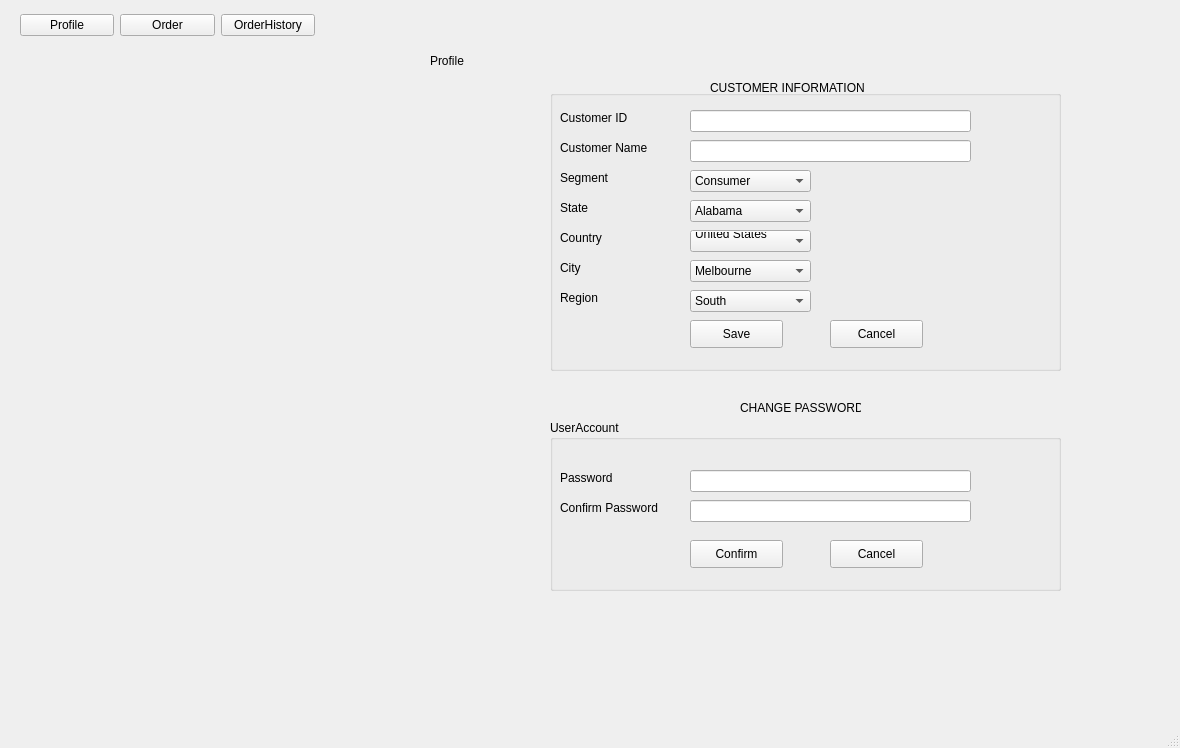
<?xml version="1.0" encoding="UTF-8"?>
<ui version="4.0">
 <class>MainWindow</class>
 <widget class="QMainWindow" name="MainWindow">
  <property name="geometry">
   <rect>
    <x>0</x>
    <y>0</y>
    <width>1180</width>
    <height>748</height>
   </rect>
  </property>
  <property name="windowTitle">
   <string>MainWindow</string>
  </property>
  <widget class="QWidget" name="centralwidget">
   <widget class="QStackedWidget" name="stackedWidget">
    <property name="geometry">
     <rect>
      <x>20</x>
      <y>30</y>
      <width>1161</width>
      <height>641</height>
     </rect>
    </property>
    <widget class="QWidget" name="Profile">
     <widget class="QLabel" name="label_25">
      <property name="geometry">
       <rect>
        <x>410</x>
        <y>0</y>
        <width>231</width>
        <height>61</height>
       </rect>
      </property>
      <property name="baseSize">
       <size>
        <width>13</width>
        <height>3</height>
       </size>
      </property>
      <property name="styleSheet">
       <string notr="true">font: 75 24pt &quot;MS Shell Dlg 2&quot;;</string>
      </property>
      <property name="lineWidth">
       <number>2</number>
      </property>
      <property name="midLineWidth">
       <number>34</number>
      </property>
      <property name="text">
       <string>Profile</string>
      </property>
     </widget>
     <widget class="QGroupBox" name="groupBox_2">
      <property name="geometry">
       <rect>
        <x>530</x>
        <y>390</y>
        <width>511</width>
        <height>171</height>
       </rect>
      </property>
      <property name="title">
       <string>UserAccount</string>
      </property>
      <widget class="QLineEdit" name="lineEdit_28">
       <property name="geometry">
        <rect>
         <x>140</x>
         <y>50</y>
         <width>281</width>
         <height>22</height>
        </rect>
       </property>
       <property name="text">
        <string/>
       </property>
      </widget>
      <widget class="QLabel" name="label_23">
       <property name="geometry">
        <rect>
         <x>10</x>
         <y>50</y>
         <width>81</width>
         <height>16</height>
        </rect>
       </property>
       <property name="text">
        <string>Password</string>
       </property>
      </widget>
      <widget class="QLabel" name="label_24">
       <property name="geometry">
        <rect>
         <x>10</x>
         <y>80</y>
         <width>111</width>
         <height>16</height>
        </rect>
       </property>
       <property name="text">
        <string>Confirm Password</string>
       </property>
      </widget>
      <widget class="QLineEdit" name="lineEdit_29">
       <property name="geometry">
        <rect>
         <x>140</x>
         <y>80</y>
         <width>281</width>
         <height>22</height>
        </rect>
       </property>
       <property name="text">
        <string/>
       </property>
      </widget>
      <widget class="QPushButton" name="pushButton">
       <property name="geometry">
        <rect>
         <x>140</x>
         <y>120</y>
         <width>93</width>
         <height>28</height>
        </rect>
       </property>
       <property name="text">
        <string>Confirm</string>
       </property>
      </widget>
      <widget class="QPushButton" name="pushButton_2">
       <property name="geometry">
        <rect>
         <x>280</x>
         <y>120</y>
         <width>93</width>
         <height>28</height>
        </rect>
       </property>
       <property name="text">
        <string>Cancel</string>
       </property>
      </widget>
     </widget>
     <widget class="QLabel" name="label_26">
      <property name="geometry">
       <rect>
        <x>720</x>
        <y>370</y>
        <width>121</width>
        <height>16</height>
       </rect>
      </property>
      <property name="text">
       <string>CHANGE PASSWORD</string>
      </property>
     </widget>
     <widget class="QLabel" name="label_27">
      <property name="geometry">
       <rect>
        <x>690</x>
        <y>50</y>
        <width>171</width>
        <height>16</height>
       </rect>
      </property>
      <property name="mouseTracking">
       <bool>false</bool>
      </property>
      <property name="tabletTracking">
       <bool>false</bool>
      </property>
      <property name="text">
       <string>CUSTOMER INFORMATION</string>
      </property>
     </widget>
     <widget class="QGroupBox" name="groupBox">
      <property name="geometry">
       <rect>
        <x>530</x>
        <y>60</y>
        <width>511</width>
        <height>281</height>
       </rect>
      </property>
      <property name="title">
       <string/>
      </property>
      <widget class="QLabel" name="label">
       <property name="geometry">
        <rect>
         <x>10</x>
         <y>20</y>
         <width>81</width>
         <height>16</height>
        </rect>
       </property>
       <property name="text">
        <string>Customer ID</string>
       </property>
      </widget>
      <widget class="QLineEdit" name="lineEdit">
       <property name="geometry">
        <rect>
         <x>140</x>
         <y>20</y>
         <width>281</width>
         <height>22</height>
        </rect>
       </property>
      </widget>
      <widget class="QLabel" name="label_2">
       <property name="geometry">
        <rect>
         <x>10</x>
         <y>50</y>
         <width>101</width>
         <height>16</height>
        </rect>
       </property>
       <property name="text">
        <string>Customer Name</string>
       </property>
      </widget>
      <widget class="QLineEdit" name="lineEdit_2">
       <property name="geometry">
        <rect>
         <x>140</x>
         <y>50</y>
         <width>281</width>
         <height>22</height>
        </rect>
       </property>
      </widget>
      <widget class="QLabel" name="label_3">
       <property name="geometry">
        <rect>
         <x>10</x>
         <y>80</y>
         <width>81</width>
         <height>16</height>
        </rect>
       </property>
       <property name="text">
        <string>Segment</string>
       </property>
      </widget>
      <widget class="QLabel" name="label_4">
       <property name="geometry">
        <rect>
         <x>10</x>
         <y>140</y>
         <width>81</width>
         <height>16</height>
        </rect>
       </property>
       <property name="text">
        <string>Country</string>
       </property>
      </widget>
      <widget class="QLabel" name="label_5">
       <property name="geometry">
        <rect>
         <x>10</x>
         <y>110</y>
         <width>81</width>
         <height>16</height>
        </rect>
       </property>
       <property name="text">
        <string>State</string>
       </property>
      </widget>
      <widget class="QLabel" name="label_6">
       <property name="geometry">
        <rect>
         <x>10</x>
         <y>170</y>
         <width>81</width>
         <height>16</height>
        </rect>
       </property>
       <property name="text">
        <string>City</string>
       </property>
      </widget>
      <widget class="QLabel" name="label_7">
       <property name="geometry">
        <rect>
         <x>10</x>
         <y>200</y>
         <width>81</width>
         <height>16</height>
        </rect>
       </property>
       <property name="text">
        <string>Region</string>
       </property>
      </widget>
      <widget class="QComboBox" name="comboBox">
       <property name="geometry">
        <rect>
         <x>140</x>
         <y>200</y>
         <width>121</width>
         <height>22</height>
        </rect>
       </property>
       <item>
        <property name="text">
         <string>South</string>
        </property>
       </item>
       <item>
        <property name="text">
         <string>West</string>
        </property>
       </item>
       <item>
        <property name="text">
         <string>Central</string>
        </property>
       </item>
       <item>
        <property name="text">
         <string>East</string>
        </property>
       </item>
      </widget>
      <widget class="QComboBox" name="comboBox_2">
       <property name="geometry">
        <rect>
         <x>140</x>
         <y>80</y>
         <width>121</width>
         <height>22</height>
        </rect>
       </property>
       <item>
        <property name="text">
         <string>Consumer</string>
        </property>
       </item>
       <item>
        <property name="text">
         <string>Home Office</string>
        </property>
       </item>
       <item>
        <property name="text">
         <string>Corporate
</string>
        </property>
       </item>
      </widget>
      <widget class="QComboBox" name="comboBox_3">
       <property name="geometry">
        <rect>
         <x>140</x>
         <y>140</y>
         <width>121</width>
         <height>22</height>
        </rect>
       </property>
       <item>
        <property name="text">
         <string>United States
</string>
        </property>
       </item>
      </widget>
      <widget class="QComboBox" name="comboBox_4">
       <property name="geometry">
        <rect>
         <x>140</x>
         <y>170</y>
         <width>121</width>
         <height>22</height>
        </rect>
       </property>
       <item>
        <property name="text">
         <string>Melbourne</string>
        </property>
       </item>
       <item>
        <property name="text">
         <string>Orland Park</string>
        </property>
       </item>
       <item>
        <property name="text">
         <string>Whittier</string>
        </property>
       </item>
       <item>
        <property name="text">
         <string>Chapel Hill</string>
        </property>
       </item>
       <item>
        <property name="text">
         <string>Layton</string>
        </property>
       </item>
       <item>
        <property name="text">
         <string>Lindenhurst</string>
        </property>
       </item>
       <item>
        <property name="text">
         <string>Rochester Hills</string>
        </property>
       </item>
       <item>
        <property name="text">
         <string>Lake Elsinore</string>
        </property>
       </item>
       <item>
        <property name="text">
         <string>Linden</string>
        </property>
       </item>
       <item>
        <property name="text">
         <string>Murrieta</string>
        </property>
       </item>
       <item>
        <property name="text">
         <string>Jefferson City</string>
        </property>
       </item>
       <item>
        <property name="text">
         <string>Saint Peters</string>
        </property>
       </item>
       <item>
        <property name="text">
         <string>Antioch</string>
        </property>
       </item>
       <item>
        <property name="text">
         <string>Cedar Rapids</string>
        </property>
       </item>
       <item>
        <property name="text">
         <string>Pico Rivera</string>
        </property>
       </item>
       <item>
        <property name="text">
         <string>Keller</string>
        </property>
       </item>
       <item>
        <property name="text">
         <string>Port Orange</string>
        </property>
       </item>
       <item>
        <property name="text">
         <string>Missoula</string>
        </property>
       </item>
       <item>
        <property name="text">
         <string>Ontario</string>
        </property>
       </item>
       <item>
        <property name="text">
         <string>Ormond Beach</string>
        </property>
       </item>
       <item>
        <property name="text">
         <string>Littleton</string>
        </property>
       </item>
       <item>
        <property name="text">
         <string>Holyoke</string>
        </property>
       </item>
       <item>
        <property name="text">
         <string>La Quinta</string>
        </property>
       </item>
       <item>
        <property name="text">
         <string>Vacaville</string>
        </property>
       </item>
       <item>
        <property name="text">
         <string>Waukesha</string>
        </property>
       </item>
       <item>
        <property name="text">
         <string>Billings</string>
        </property>
       </item>
       <item>
        <property name="text">
         <string>Missouri City</string>
        </property>
       </item>
       <item>
        <property name="text">
         <string>San Mateo</string>
        </property>
       </item>
       <item>
        <property name="text">
         <string>Yucaipa</string>
        </property>
       </item>
       <item>
        <property name="text">
         <string>Conroe</string>
        </property>
       </item>
       <item>
        <property name="text">
         <string>Tinley Park</string>
        </property>
       </item>
       <item>
        <property name="text">
         <string>Rock Hill</string>
        </property>
       </item>
       <item>
        <property name="text">
         <string>Manhattan</string>
        </property>
       </item>
       <item>
        <property name="text">
         <string>Champaign</string>
        </property>
       </item>
       <item>
        <property name="text">
         <string>Baytown</string>
        </property>
       </item>
       <item>
        <property name="text">
         <string>Deer Park</string>
        </property>
       </item>
       <item>
        <property name="text">
         <string>Iowa City</string>
        </property>
       </item>
       <item>
        <property name="text">
         <string>Citrus Heights</string>
        </property>
       </item>
       <item>
        <property name="text">
         <string>Portage</string>
        </property>
       </item>
       <item>
        <property name="text">
         <string>Margate</string>
        </property>
       </item>
       <item>
        <property name="text">
         <string>Pensacola</string>
        </property>
       </item>
       <item>
        <property name="text">
         <string>Grand Island</string>
        </property>
       </item>
       <item>
        <property name="text">
         <string>Rogers</string>
        </property>
       </item>
      </widget>
      <widget class="QComboBox" name="comboBox_5">
       <property name="geometry">
        <rect>
         <x>140</x>
         <y>110</y>
         <width>121</width>
         <height>22</height>
        </rect>
       </property>
       <item>
        <property name="text">
         <string>Alabama</string>
        </property>
       </item>
       <item>
        <property name="text">
         <string>Arizona</string>
        </property>
       </item>
       <item>
        <property name="text">
         <string>Arkansas</string>
        </property>
       </item>
       <item>
        <property name="text">
         <string>California</string>
        </property>
       </item>
       <item>
        <property name="text">
         <string>Colorado</string>
        </property>
       </item>
       <item>
        <property name="text">
         <string>Connecticut</string>
        </property>
       </item>
       <item>
        <property name="text">
         <string>Delaware</string>
        </property>
       </item>
       <item>
        <property name="text">
         <string>District of Columbia</string>
        </property>
       </item>
       <item>
        <property name="text">
         <string>Georgia</string>
        </property>
       </item>
       <item>
        <property name="text">
         <string>Florida</string>
        </property>
       </item>
       <item>
        <property name="text">
         <string>Idaho</string>
        </property>
       </item>
       <item>
        <property name="text">
         <string>Illinois</string>
        </property>
       </item>
       <item>
        <property name="text">
         <string>Indiana</string>
        </property>
       </item>
       <item>
        <property name="text">
         <string>Iowa</string>
        </property>
       </item>
       <item>
        <property name="text">
         <string>Kansas</string>
        </property>
       </item>
       <item>
        <property name="text">
         <string>Kentucky</string>
        </property>
       </item>
       <item>
        <property name="text">
         <string>Louisiana</string>
        </property>
       </item>
       <item>
        <property name="text">
         <string>Maine</string>
        </property>
       </item>
       <item>
        <property name="text">
         <string>Maryland</string>
        </property>
       </item>
       <item>
        <property name="text">
         <string>Massachusetts</string>
        </property>
       </item>
       <item>
        <property name="text">
         <string>Michigan</string>
        </property>
       </item>
       <item>
        <property name="text">
         <string>Minnesota</string>
        </property>
       </item>
       <item>
        <property name="text">
         <string>Mississippi</string>
        </property>
       </item>
       <item>
        <property name="text">
         <string>Missouri</string>
        </property>
       </item>
       <item>
        <property name="text">
         <string>Montana</string>
        </property>
       </item>
       <item>
        <property name="text">
         <string>Nebraska</string>
        </property>
       </item>
       <item>
        <property name="text">
         <string>Nevada</string>
        </property>
       </item>
       <item>
        <property name="text">
         <string>New Hampshire</string>
        </property>
       </item>
       <item>
        <property name="text">
         <string>New Jersey</string>
        </property>
       </item>
       <item>
        <property name="text">
         <string>New Mexico</string>
        </property>
       </item>
       <item>
        <property name="text">
         <string>New York</string>
        </property>
       </item>
       <item>
        <property name="text">
         <string>North Carolina</string>
        </property>
       </item>
       <item>
        <property name="text">
         <string>North Dakota</string>
        </property>
       </item>
       <item>
        <property name="text">
         <string>Ohio</string>
        </property>
       </item>
       <item>
        <property name="text">
         <string>Oklahoma</string>
        </property>
       </item>
       <item>
        <property name="text">
         <string>Oregon</string>
        </property>
       </item>
       <item>
        <property name="text">
         <string>Pennsylvania</string>
        </property>
       </item>
       <item>
        <property name="text">
         <string>Rhode Island</string>
        </property>
       </item>
       <item>
        <property name="text">
         <string>South Carolina</string>
        </property>
       </item>
       <item>
        <property name="text">
         <string>South Dakota</string>
        </property>
       </item>
       <item>
        <property name="text">
         <string>Tennessee</string>
        </property>
       </item>
       <item>
        <property name="text">
         <string>Texas</string>
        </property>
       </item>
       <item>
        <property name="text">
         <string>Utah</string>
        </property>
       </item>
       <item>
        <property name="text">
         <string>Vermont</string>
        </property>
       </item>
       <item>
        <property name="text">
         <string>Virginia</string>
        </property>
       </item>
       <item>
        <property name="text">
         <string>Washington</string>
        </property>
       </item>
       <item>
        <property name="text">
         <string>West Virginia</string>
        </property>
       </item>
       <item>
        <property name="text">
         <string>Wisconsin</string>
        </property>
       </item>
       <item>
        <property name="text">
         <string>Wyoming</string>
        </property>
       </item>
      </widget>
      <widget class="QPushButton" name="pushButton_3">
       <property name="geometry">
        <rect>
         <x>280</x>
         <y>230</y>
         <width>93</width>
         <height>28</height>
        </rect>
       </property>
       <property name="text">
        <string>Cancel</string>
       </property>
      </widget>
      <widget class="QPushButton" name="pushButton_4">
       <property name="geometry">
        <rect>
         <x>140</x>
         <y>230</y>
         <width>93</width>
         <height>28</height>
        </rect>
       </property>
       <property name="text">
        <string>Save</string>
       </property>
      </widget>
     </widget>
    </widget>
    <widget class="QWidget" name="Order">
     <widget class="QGroupBox" name="Menu">
      <property name="geometry">
       <rect>
        <x>1</x>
        <y>11</y>
        <width>511</width>
        <height>599</height>
       </rect>
      </property>
      <property name="title">
       <string/>
      </property>
      <widget class="QWidget" name="horizontalLayoutWidget_3">
       <property name="geometry">
        <rect>
         <x>10</x>
         <y>20</y>
         <width>491</width>
         <height>31</height>
        </rect>
       </property>
       <layout class="QHBoxLayout" name="Search">
        <item>
         <widget class="QLabel" name="Search_TItile">
          <property name="text">
           <string>Search Product: </string>
          </property>
         </widget>
        </item>
        <item>
         <widget class="QLineEdit" name="Search_Line">
          <property name="text">
           <string/>
          </property>
         </widget>
        </item>
        <item>
         <widget class="QPushButton" name="Search_But">
          <property name="text">
           <string>Search!</string>
          </property>
         </widget>
        </item>
       </layout>
      </widget>
      <widget class="QTableWidget" name="Search_Table">
       <property name="geometry">
        <rect>
         <x>10</x>
         <y>60</y>
         <width>491</width>
         <height>181</height>
        </rect>
       </property>
       <column>
        <property name="text">
         <string>Product Name</string>
        </property>
       </column>
       <column>
        <property name="text">
         <string>Price</string>
        </property>
       </column>
       <column>
        <property name="text">
         <string>Quanity</string>
        </property>
       </column>
       <column>
        <property name="text">
         <string>Discount</string>
        </property>
       </column>
      </widget>
      <widget class="QGroupBox" name="Relative">
       <property name="geometry">
        <rect>
         <x>10</x>
         <y>250</y>
         <width>491</width>
         <height>331</height>
        </rect>
       </property>
       <property name="title">
        <string/>
       </property>
       <widget class="QLabel" name="Relative_title">
        <property name="geometry">
         <rect>
          <x>10</x>
          <y>10</y>
          <width>291</width>
          <height>31</height>
         </rect>
        </property>
        <property name="text">
         <string>RELATIVE PRODUCT.....</string>
        </property>
       </widget>
       <widget class="QTableWidget" name="Relative_Table">
        <property name="geometry">
         <rect>
          <x>0</x>
          <y>60</y>
          <width>481</width>
          <height>251</height>
         </rect>
        </property>
        <column>
         <property name="text">
          <string>Product Name</string>
         </property>
        </column>
        <column>
         <property name="text">
          <string>Price</string>
         </property>
        </column>
        <column>
         <property name="text">
          <string>Discount</string>
         </property>
        </column>
       </widget>
      </widget>
     </widget>
     <widget class="QGroupBox" name="CreateOrder">
      <property name="geometry">
       <rect>
        <x>519</x>
        <y>11</y>
        <width>631</width>
        <height>599</height>
       </rect>
      </property>
      <property name="title">
       <string/>
      </property>
      <widget class="QFrame" name="frame">
       <property name="geometry">
        <rect>
         <x>0</x>
         <y>20</y>
         <width>621</width>
         <height>81</height>
        </rect>
       </property>
       <property name="frameShape">
        <enum>QFrame::StyledPanel</enum>
       </property>
       <property name="frameShadow">
        <enum>QFrame::Raised</enum>
       </property>
       <widget class="QWidget" name="horizontalLayoutWidget_4">
        <property name="geometry">
         <rect>
          <x>10</x>
          <y>0</y>
          <width>601</width>
          <height>80</height>
         </rect>
        </property>
        <layout class="QHBoxLayout" name="horizontalLayout_3">
         <item>
          <widget class="QPushButton" name="pushButton_6">
           <property name="text">
            <string>+</string>
           </property>
          </widget>
         </item>
         <item>
          <widget class="QPushButton" name="pushButton_5">
           <property name="text">
            <string>-</string>
           </property>
          </widget>
         </item>
         <item>
          <widget class="QLabel" name="label_8">
           <property name="text">
            <string>Order ID:</string>
           </property>
          </widget>
         </item>
         <item>
          <widget class="QLineEdit" name="lineEdit_3"/>
         </item>
         <item>
          <widget class="QLabel" name="label_9">
           <property name="text">
            <string>Total: </string>
           </property>
          </widget>
         </item>
         <item>
          <widget class="QLineEdit" name="lineEdit_4"/>
         </item>
         <item>
          <widget class="QPushButton" name="pushButton_8">
           <property name="text">
            <string>Save</string>
           </property>
          </widget>
         </item>
        </layout>
       </widget>
      </widget>
      <widget class="QTableWidget" name="Search_Table_2">
       <property name="geometry">
        <rect>
         <x>10</x>
         <y>110</y>
         <width>611</width>
         <height>461</height>
        </rect>
       </property>
       <column>
        <property name="text">
         <string>Product ID</string>
        </property>
       </column>
       <column>
        <property name="text">
         <string>Product Name</string>
        </property>
       </column>
       <column>
        <property name="text">
         <string>Quanity</string>
        </property>
       </column>
       <column>
        <property name="text">
         <string>Discount</string>
        </property>
       </column>
       <column>
        <property name="text">
         <string>Price (After Discount)</string>
        </property>
       </column>
      </widget>
     </widget>
    </widget>
    <widget class="QWidget" name="Orderhistory">
     <widget class="QWidget" name="horizontalLayoutWidget_2">
      <property name="geometry">
       <rect>
        <x>0</x>
        <y>20</y>
        <width>1121</width>
        <height>81</height>
       </rect>
      </property>
      <layout class="QHBoxLayout" name="horizontalLayout_2">
       <item>
        <layout class="QGridLayout" name="gridLayout">
         <item row="0" column="3">
          <widget class="QLabel" name="ProductName">
           <property name="text">
            <string>Product Name</string>
           </property>
          </widget>
         </item>
         <item row="0" column="0">
          <widget class="QLabel" name="Title">
           <property name="text">
            <string>Order Hstory</string>
           </property>
          </widget>
         </item>
         <item row="0" column="4">
          <widget class="QLineEdit" name="PN_line"/>
         </item>
         <item row="0" column="2">
          <widget class="QLineEdit" name="OrderID_line"/>
         </item>
         <item row="0" column="5">
          <widget class="QPushButton" name="Search_buton">
           <property name="text">
            <string>Search</string>
           </property>
          </widget>
         </item>
         <item row="0" column="1">
          <widget class="QLabel" name="OrderID">
           <property name="text">
            <string>Order ID:</string>
           </property>
          </widget>
         </item>
        </layout>
       </item>
      </layout>
     </widget>
     <widget class="QTableWidget" name="tableWidget">
      <property name="geometry">
       <rect>
        <x>0</x>
        <y>110</y>
        <width>1121</width>
        <height>531</height>
       </rect>
      </property>
      <column>
       <property name="text">
        <string>Order ID</string>
       </property>
      </column>
      <column>
       <property name="text">
        <string>Status</string>
       </property>
      </column>
      <column>
       <property name="text">
        <string>Order Date</string>
       </property>
      </column>
      <column>
       <property name="text">
        <string>Ship Date</string>
       </property>
      </column>
      <column>
       <property name="text">
        <string>Ship Mode</string>
       </property>
      </column>
      <column>
       <property name="text">
        <string>Product Name</string>
       </property>
      </column>
      <column>
       <property name="text">
        <string>Quantity</string>
       </property>
      </column>
      <column>
       <property name="text">
        <string>Total</string>
       </property>
      </column>
     </widget>
    </widget>
   </widget>
   <widget class="QWidget" name="horizontalLayoutWidget">
    <property name="geometry">
     <rect>
      <x>20</x>
      <y>10</y>
      <width>295</width>
      <height>31</height>
     </rect>
    </property>
    <layout class="QHBoxLayout" name="horizontalLayout">
     <item>
      <widget class="QPushButton" name="ProfileBut">
       <property name="text">
        <string>Profile</string>
       </property>
      </widget>
     </item>
     <item>
      <widget class="QPushButton" name="OrderBut">
       <property name="text">
        <string>Order</string>
       </property>
      </widget>
     </item>
     <item>
      <widget class="QPushButton" name="OrderHistoryBut">
       <property name="text">
        <string>OrderHistory</string>
       </property>
      </widget>
     </item>
    </layout>
   </widget>
  </widget>
  <widget class="QMenuBar" name="menubar">
   <property name="geometry">
    <rect>
     <x>0</x>
     <y>0</y>
     <width>1180</width>
     <height>26</height>
    </rect>
   </property>
  </widget>
  <widget class="QStatusBar" name="statusbar"/>
 </widget>
 <resources/>
 <connections/>
</ui>
